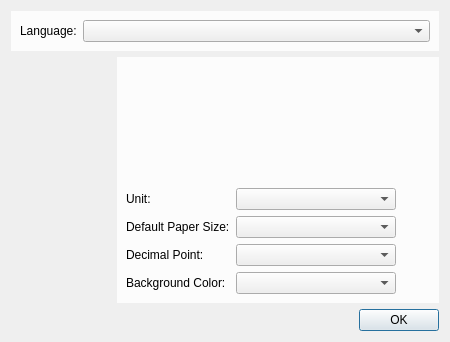
<?xml version="1.0" encoding="UTF-8"?>
<ui version="4.0">
 <class>FirstStart</class>
 <widget class="QDialog" name="FirstStart">
  <property name="windowModality">
   <enum>Qt::ApplicationModal</enum>
  </property>
  <property name="geometry">
   <rect>
    <x>0</x>
    <y>0</y>
    <width>450</width>
    <height>342</height>
   </rect>
  </property>
  <property name="sizePolicy">
   <sizepolicy hsizetype="Fixed" vsizetype="Fixed">
    <horstretch>0</horstretch>
    <verstretch>0</verstretch>
   </sizepolicy>
  </property>
  <property name="minimumSize">
   <size>
    <width>450</width>
    <height>342</height>
   </size>
  </property>
  <property name="maximumSize">
   <size>
    <width>450</width>
    <height>342</height>
   </size>
  </property>
  <property name="windowTitle">
   <string/>
  </property>
  <layout class="QVBoxLayout" name="verticalLayout_2">
   <item>
    <widget class="QWidget" name="LanguageBackground" native="true">
     <property name="styleSheet">
      <string notr="true">.QWidget{background-color: rgba(255, 255, 255, 200);}</string>
     </property>
     <layout class="QHBoxLayout" name="horizontalLayout">
      <item>
       <widget class="QLabel" name="LanguageLabel">
        <property name="text">
         <string notr="true">Language:</string>
        </property>
       </widget>
      </item>
      <item>
       <widget class="QComboBox" name="Language">
        <property name="sizePolicy">
         <sizepolicy hsizetype="Expanding" vsizetype="Fixed">
          <horstretch>0</horstretch>
          <verstretch>0</verstretch>
         </sizepolicy>
        </property>
       </widget>
      </item>
     </layout>
    </widget>
   </item>
   <item>
    <layout class="QHBoxLayout" name="horizontalLayout_2">
     <item>
      <widget class="QWidget" name="Left" native="true">
       <property name="minimumSize">
        <size>
         <width>100</width>
         <height>0</height>
        </size>
       </property>
      </widget>
     </item>
     <item>
      <widget class="QWidget" name="Background" native="true">
       <property name="styleSheet">
        <string notr="true">.QWidget{background-color: rgba(255, 255, 255, 200);}</string>
       </property>
       <layout class="QVBoxLayout" name="verticalLayout">
        <item>
         <widget class="QTextBrowser" name="Text">
          <property name="styleSheet">
           <string notr="true">background-color: rgba(255, 255, 255, 0);</string>
          </property>
          <property name="frameShape">
           <enum>QFrame::NoFrame</enum>
          </property>
          <property name="verticalScrollBarPolicy">
           <enum>Qt::ScrollBarAlwaysOff</enum>
          </property>
          <property name="horizontalScrollBarPolicy">
           <enum>Qt::ScrollBarAlwaysOff</enum>
          </property>
          <property name="sizeAdjustPolicy">
           <enum>QAbstractScrollArea::AdjustToContents</enum>
          </property>
          <property name="html">
           <string notr="true">&lt;!DOCTYPE HTML PUBLIC &quot;-//W3C//DTD HTML 4.0//EN&quot; &quot;http://www.w3.org/TR/REC-html40/strict.dtd&quot;&gt;
&lt;html&gt;&lt;head&gt;&lt;meta name=&quot;qrichtext&quot; content=&quot;1&quot; /&gt;&lt;style type=&quot;text/css&quot;&gt;
p, li { white-space: pre-wrap; }
&lt;/style&gt;&lt;/head&gt;&lt;body style=&quot; font-family:'.SF NS Text'; font-size:13pt; font-weight:400; font-style:normal;&quot;&gt;
&lt;p style=&quot;-qt-paragraph-type:empty; margin-top:0px; margin-bottom:0px; margin-left:0px; margin-right:0px; -qt-block-indent:0; text-indent:0px; font-family:'Sans Serif'; font-size:10pt;&quot;&gt;&lt;br /&gt;&lt;/p&gt;&lt;/body&gt;&lt;/html&gt;</string>
          </property>
         </widget>
        </item>
        <item>
         <layout class="QFormLayout" name="formLayout">
          <item row="0" column="0">
           <widget class="QLabel" name="UnitLabel">
            <property name="text">
             <string notr="true">Unit:</string>
            </property>
           </widget>
          </item>
          <item row="0" column="1">
           <widget class="QComboBox" name="Unit">
            <property name="sizePolicy">
             <sizepolicy hsizetype="Fixed" vsizetype="Fixed">
              <horstretch>0</horstretch>
              <verstretch>0</verstretch>
             </sizepolicy>
            </property>
            <property name="minimumSize">
             <size>
              <width>160</width>
              <height>0</height>
             </size>
            </property>
            <property name="maximumSize">
             <size>
              <width>160</width>
              <height>16777215</height>
             </size>
            </property>
           </widget>
          </item>
          <item row="1" column="0">
           <widget class="QLabel" name="DefaultPaperSizeLabel">
            <property name="text">
             <string notr="true">Default Paper Size:</string>
            </property>
           </widget>
          </item>
          <item row="1" column="1">
           <widget class="QComboBox" name="DefaultPaperSize">
            <property name="sizePolicy">
             <sizepolicy hsizetype="Fixed" vsizetype="Fixed">
              <horstretch>0</horstretch>
              <verstretch>0</verstretch>
             </sizepolicy>
            </property>
            <property name="minimumSize">
             <size>
              <width>160</width>
              <height>0</height>
             </size>
            </property>
            <property name="maximumSize">
             <size>
              <width>160</width>
              <height>16777215</height>
             </size>
            </property>
           </widget>
          </item>
          <item row="2" column="0">
           <widget class="QLabel" name="DecimalPointLabel">
            <property name="text">
             <string notr="true">Decimal Point:</string>
            </property>
           </widget>
          </item>
          <item row="2" column="1">
           <widget class="QComboBox" name="DecimalPoint">
            <property name="sizePolicy">
             <sizepolicy hsizetype="Fixed" vsizetype="Fixed">
              <horstretch>0</horstretch>
              <verstretch>0</verstretch>
             </sizepolicy>
            </property>
            <property name="minimumSize">
             <size>
              <width>160</width>
              <height>0</height>
             </size>
            </property>
            <property name="maximumSize">
             <size>
              <width>160</width>
              <height>16777215</height>
             </size>
            </property>
           </widget>
          </item>
          <item row="3" column="0">
           <widget class="QLabel" name="BackgroundColorLabel">
            <property name="text">
             <string notr="true">Background Color:</string>
            </property>
           </widget>
          </item>
          <item row="3" column="1">
           <widget class="QComboBox" name="BackgroundColor">
            <property name="sizePolicy">
             <sizepolicy hsizetype="Fixed" vsizetype="Fixed">
              <horstretch>0</horstretch>
              <verstretch>0</verstretch>
             </sizepolicy>
            </property>
            <property name="minimumSize">
             <size>
              <width>160</width>
              <height>0</height>
             </size>
            </property>
            <property name="maximumSize">
             <size>
              <width>160</width>
              <height>16777215</height>
             </size>
            </property>
           </widget>
          </item>
         </layout>
        </item>
       </layout>
      </widget>
     </item>
    </layout>
   </item>
   <item>
    <widget class="QDialogButtonBox" name="ButtonBox">
     <property name="orientation">
      <enum>Qt::Horizontal</enum>
     </property>
     <property name="standardButtons">
      <set>QDialogButtonBox::Ok</set>
     </property>
    </widget>
   </item>
  </layout>
 </widget>
 <resources/>
 <connections>
  <connection>
   <sender>ButtonBox</sender>
   <signal>accepted()</signal>
   <receiver>FirstStart</receiver>
   <slot>accept()</slot>
   <hints>
    <hint type="sourcelabel">
     <x>248</x>
     <y>254</y>
    </hint>
    <hint type="destinationlabel">
     <x>157</x>
     <y>274</y>
    </hint>
   </hints>
  </connection>
  <connection>
   <sender>ButtonBox</sender>
   <signal>rejected()</signal>
   <receiver>FirstStart</receiver>
   <slot>reject()</slot>
   <hints>
    <hint type="sourcelabel">
     <x>316</x>
     <y>260</y>
    </hint>
    <hint type="destinationlabel">
     <x>286</x>
     <y>274</y>
    </hint>
   </hints>
  </connection>
 </connections>
</ui>
